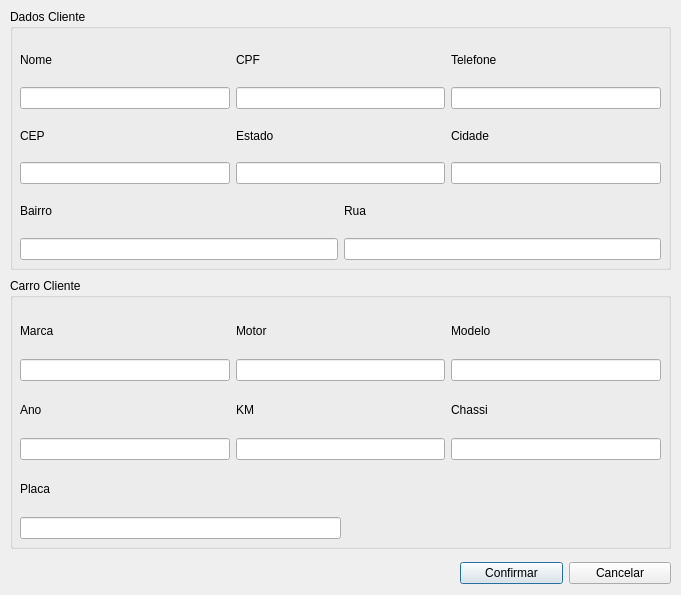
<?xml version="1.0" encoding="UTF-8"?>
<ui version="4.0">
 <class>frms_ge_editarcliente</class>
 <widget class="QDialog" name="frms_ge_editarcliente">
  <property name="geometry">
   <rect>
    <x>0</x>
    <y>0</y>
    <width>681</width>
    <height>595</height>
   </rect>
  </property>
  <property name="windowTitle">
   <string>Editar Cliente</string>
  </property>
  <widget class="QGroupBox" name="groupBox">
   <property name="geometry">
    <rect>
     <x>10</x>
     <y>9</y>
     <width>661</width>
     <height>261</height>
    </rect>
   </property>
   <property name="title">
    <string>Dados Cliente</string>
   </property>
   <widget class="QWidget" name="layoutWidget_4">
    <property name="geometry">
     <rect>
      <x>10</x>
      <y>30</y>
      <width>641</width>
      <height>221</height>
     </rect>
    </property>
    <layout class="QVBoxLayout" name="verticalLayout_9">
     <item>
      <layout class="QHBoxLayout" name="horizontalLayout">
       <item>
        <layout class="QVBoxLayout" name="verticalLayout">
         <item>
          <widget class="QLabel" name="label">
           <property name="text">
            <string>Nome</string>
           </property>
          </widget>
         </item>
         <item>
          <widget class="QLineEdit" name="txt_ge_nome"/>
         </item>
        </layout>
       </item>
       <item>
        <layout class="QVBoxLayout" name="verticalLayout_2">
         <item>
          <widget class="QLabel" name="label_3">
           <property name="text">
            <string>CPF</string>
           </property>
          </widget>
         </item>
         <item>
          <widget class="QLineEdit" name="txt_ge_cpf"/>
         </item>
        </layout>
       </item>
       <item>
        <layout class="QVBoxLayout" name="verticalLayout_8">
         <item>
          <widget class="QLabel" name="label_8">
           <property name="text">
            <string>Telefone</string>
           </property>
          </widget>
         </item>
         <item>
          <widget class="QLineEdit" name="txt_ge_telefone"/>
         </item>
        </layout>
       </item>
      </layout>
     </item>
     <item>
      <layout class="QHBoxLayout" name="horizontalLayout_2">
       <item>
        <layout class="QVBoxLayout" name="verticalLayout_3">
         <item>
          <widget class="QLabel" name="label_2">
           <property name="text">
            <string>CEP</string>
           </property>
          </widget>
         </item>
         <item>
          <widget class="QLineEdit" name="txt_ge_cep"/>
         </item>
        </layout>
       </item>
       <item>
        <layout class="QVBoxLayout" name="verticalLayout_4">
         <item>
          <widget class="QLabel" name="label_4">
           <property name="text">
            <string>Estado</string>
           </property>
          </widget>
         </item>
         <item>
          <widget class="QLineEdit" name="txt_ge_estado"/>
         </item>
        </layout>
       </item>
       <item>
        <layout class="QVBoxLayout" name="verticalLayout_5">
         <item>
          <widget class="QLabel" name="label_5">
           <property name="text">
            <string>Cidade</string>
           </property>
          </widget>
         </item>
         <item>
          <widget class="QLineEdit" name="txt_ge_cidade"/>
         </item>
        </layout>
       </item>
      </layout>
     </item>
     <item>
      <layout class="QHBoxLayout" name="horizontalLayout_3">
       <item>
        <layout class="QVBoxLayout" name="verticalLayout_7">
         <item>
          <widget class="QLabel" name="label_7">
           <property name="text">
            <string>Bairro</string>
           </property>
          </widget>
         </item>
         <item>
          <widget class="QLineEdit" name="txt_ge_bairro"/>
         </item>
        </layout>
       </item>
       <item>
        <layout class="QVBoxLayout" name="verticalLayout_6">
         <item>
          <widget class="QLabel" name="label_6">
           <property name="text">
            <string>Rua</string>
           </property>
          </widget>
         </item>
         <item>
          <widget class="QLineEdit" name="txt_ge_rua"/>
         </item>
        </layout>
       </item>
      </layout>
     </item>
    </layout>
   </widget>
  </widget>
  <widget class="QGroupBox" name="groupBox_2">
   <property name="geometry">
    <rect>
     <x>10</x>
     <y>278</y>
     <width>661</width>
     <height>271</height>
    </rect>
   </property>
   <property name="title">
    <string>Carro Cliente</string>
   </property>
   <widget class="QWidget" name="layoutWidget_2">
    <property name="geometry">
     <rect>
      <x>10</x>
      <y>30</y>
      <width>641</width>
      <height>231</height>
     </rect>
    </property>
    <layout class="QVBoxLayout" name="verticalLayout_17">
     <item>
      <layout class="QHBoxLayout" name="horizontalLayout_4">
       <item>
        <layout class="QVBoxLayout" name="verticalLayout_10">
         <item>
          <widget class="QLabel" name="label_9">
           <property name="text">
            <string>Marca</string>
           </property>
          </widget>
         </item>
         <item>
          <widget class="QLineEdit" name="txt_ge_marca"/>
         </item>
        </layout>
       </item>
       <item>
        <layout class="QVBoxLayout" name="verticalLayout_12">
         <item>
          <widget class="QLabel" name="label_11">
           <property name="text">
            <string>Motor</string>
           </property>
          </widget>
         </item>
         <item>
          <widget class="QLineEdit" name="txt_ge_motor"/>
         </item>
        </layout>
       </item>
       <item>
        <layout class="QVBoxLayout" name="verticalLayout_11">
         <item>
          <widget class="QLabel" name="label_10">
           <property name="text">
            <string>Modelo</string>
           </property>
          </widget>
         </item>
         <item>
          <widget class="QLineEdit" name="txt_ge_modelo"/>
         </item>
        </layout>
       </item>
      </layout>
     </item>
     <item>
      <layout class="QHBoxLayout" name="horizontalLayout_5">
       <item>
        <layout class="QVBoxLayout" name="verticalLayout_15">
         <item>
          <widget class="QLabel" name="label_14">
           <property name="text">
            <string>Ano</string>
           </property>
          </widget>
         </item>
         <item>
          <widget class="QLineEdit" name="txt_ge_ano"/>
         </item>
        </layout>
       </item>
       <item>
        <layout class="QVBoxLayout" name="verticalLayout_14">
         <item>
          <widget class="QLabel" name="label_13">
           <property name="text">
            <string>KM</string>
           </property>
          </widget>
         </item>
         <item>
          <widget class="QLineEdit" name="txt_ge_km"/>
         </item>
        </layout>
       </item>
       <item>
        <layout class="QVBoxLayout" name="verticalLayout_13">
         <item>
          <widget class="QLabel" name="label_12">
           <property name="text">
            <string>Chassi</string>
           </property>
          </widget>
         </item>
         <item>
          <widget class="QLineEdit" name="txt_ge_chassi"/>
         </item>
        </layout>
       </item>
      </layout>
     </item>
     <item>
      <layout class="QHBoxLayout" name="horizontalLayout_6">
       <item>
        <layout class="QVBoxLayout" name="verticalLayout_16">
         <item>
          <widget class="QLabel" name="label_15">
           <property name="text">
            <string>Placa</string>
           </property>
          </widget>
         </item>
         <item>
          <widget class="QLineEdit" name="txt_ge_placa"/>
         </item>
        </layout>
       </item>
       <item>
        <spacer name="horizontalSpacer">
         <property name="orientation">
          <enum>Qt::Horizontal</enum>
         </property>
         <property name="sizeHint" stdset="0">
          <size>
           <width>128</width>
           <height>20</height>
          </size>
         </property>
        </spacer>
       </item>
      </layout>
     </item>
    </layout>
   </widget>
  </widget>
  <widget class="QWidget" name="layoutWidget">
   <property name="geometry">
    <rect>
     <x>460</x>
     <y>560</y>
     <width>211</width>
     <height>27</height>
    </rect>
   </property>
   <layout class="QHBoxLayout" name="horizontalLayout_7">
    <item>
     <widget class="QPushButton" name="btn_ge_confirmar">
      <property name="text">
       <string>Confirmar</string>
      </property>
     </widget>
    </item>
    <item>
     <widget class="QPushButton" name="btn_ge_cancelar">
      <property name="text">
       <string>Cancelar</string>
      </property>
     </widget>
    </item>
   </layout>
  </widget>
 </widget>
 <resources/>
 <connections/>
</ui>
